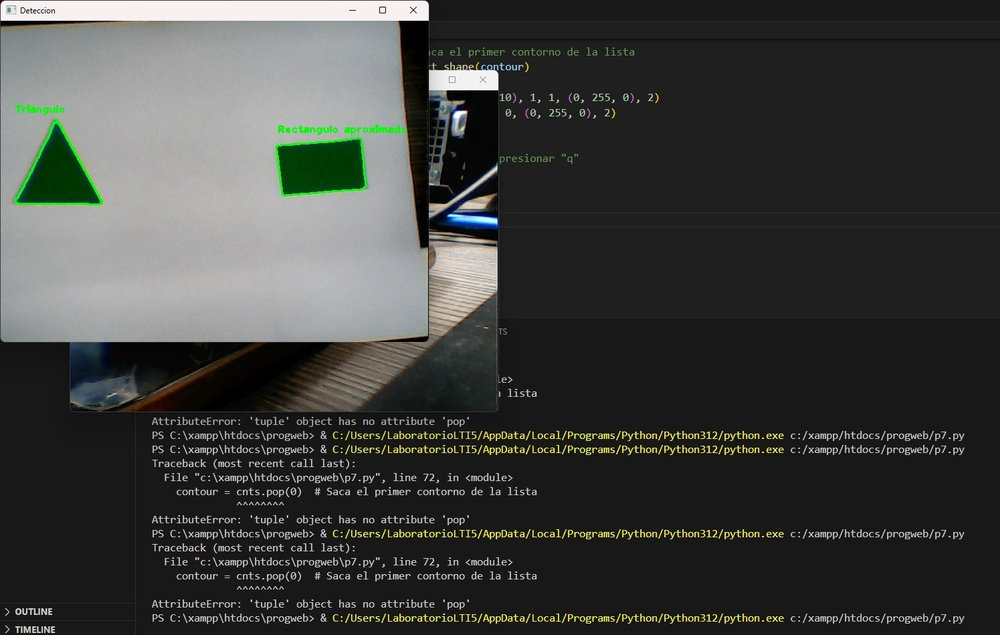
#> input picture 1.jpeg, 1000 x 635 px, shrunk from 1495 x 949 before the run, given in place of the camera
$ python p7.py
#> lines starting #> are read from the running program, lines starting #| are printed output that depends on the picture; after the words box and inside, x2 and y2 are one past the last pixel; in counts of white or black regions, pixels touching at a corner belong together
import cv2
import numpy as np

def detect_shape(contour):
    # Aproxima el contorno
    epsilon = 0.02 * cv2.arcLength(contour, True)
    approx = cv2.approxPolyDP(contour, epsilon, True)
    x, y, w, h = cv2.boundingRect(approx)

    # Calcula el área y perímetro del contorno
    area = cv2.contourArea(contour)
    perimeter = cv2.arcLength(contour, True)

    # Filtra figuras por tamaño mínimo
    if area < 500:  # Ajusta este valor según tu caso
        return None, (x, y, w, h)

    # Determina la forma basándose en los vértices y relaciones geométricas
    if len(approx) == 3:
        return 'Triangulo', (x, y, w, h)
    elif len(approx) == 4:
        aspect_ratio = float(w) / h
        if 0.8 <= aspect_ratio <= 1.2:
            return 'Cuadrado aproximado', (x, y, w, h)
        else:
            return 'Rectangulo aproximado', (x, y, w, h)
    elif 5 <= len(approx) <= 6:
        return 'Poligono (5-6 lados)', (x, y, w, h)
    elif len(approx) > 6:
        circularity = (4 * np.pi * area) / (perimeter ** 2)
        if 0.6 <= circularity <= 1.3:  # Tolerancia para formas circulares
            return 'Circulo aproximado', (x, y, w, h)
        else:
            return 'Elipse u otra forma redonda', (x, y, w, h)
    return 'Forma desconocida', (x, y, w, h)

# Inicia la captura de video desde la cámara
cap = cv2.VideoCapture(0)

while True:
    ret, frame = cap.read()  # Lee un fotograma de la cámara
#> frame is the input picture: shape (635, 1000, 3); mean B, G, R 62.2, 64.7, 63.2
    if not ret:
        print("Error: No se pudo capturar el video.")
        break

    # Suaviza la imagen para reducir el ruido
    blurred = cv2.GaussianBlur(frame, (5, 5), 0)
    gray = cv2.cvtColor(blurred, cv2.COLOR_BGR2GRAY)
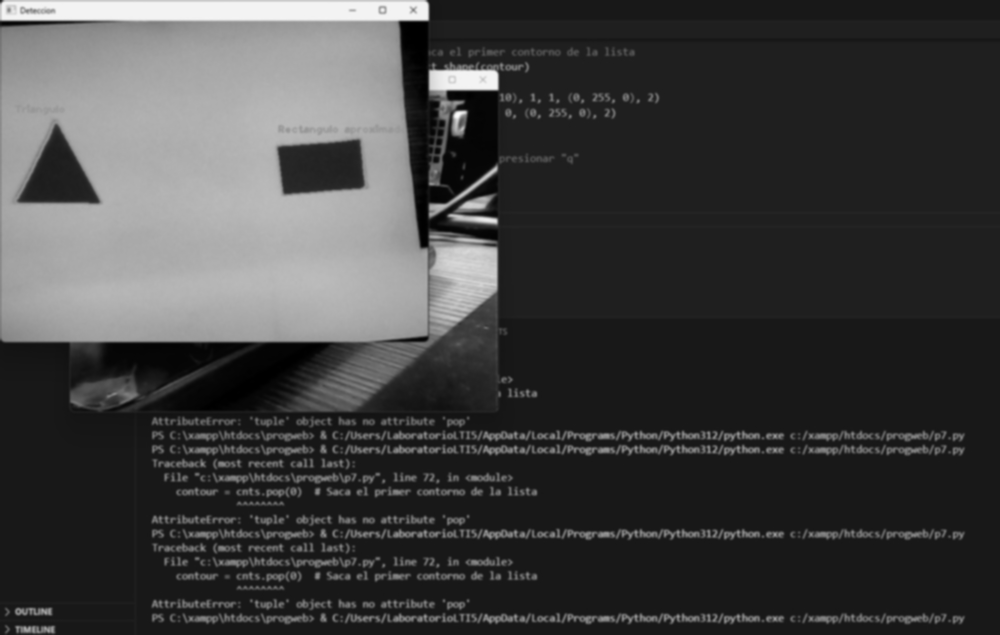
#> gray: shape (635, 1000); min 0, max 251, mean 64

    # Aplica el detector de bordes Canny
    canny = cv2.Canny(gray, 50, 150)
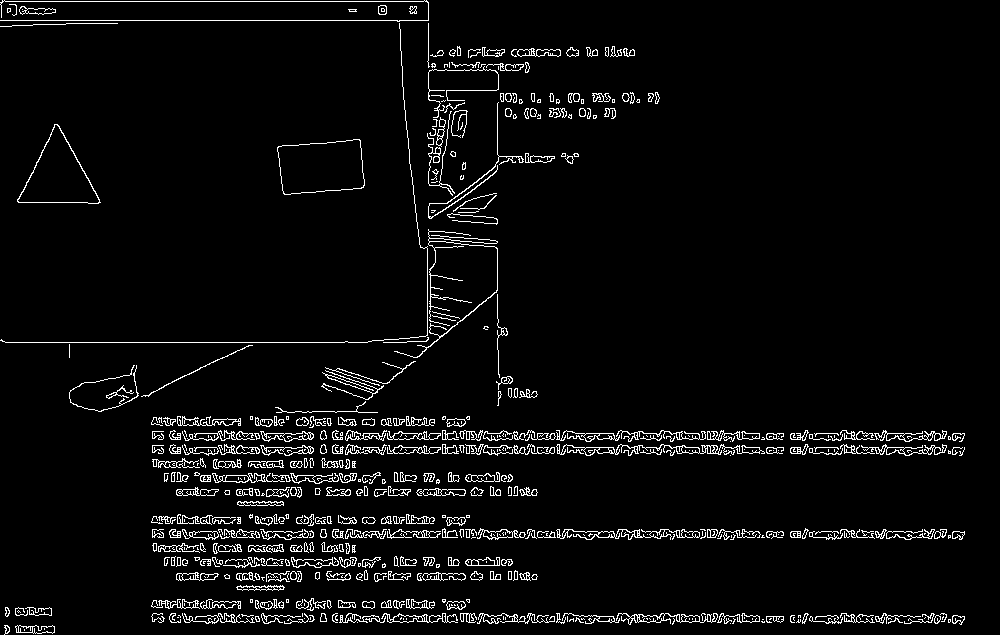
#> canny: shape (635, 1000); 4.3% white in thin lines or dots
    canny = cv2.dilate(canny, None, iterations=1)
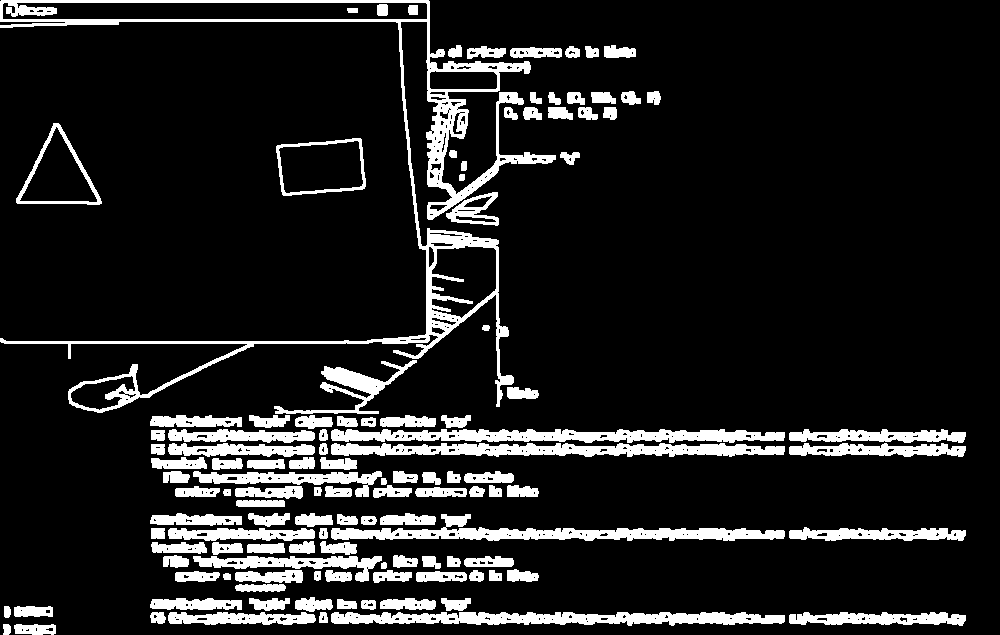
#> canny: shape (635, 1000); 12.6% white; 121 white regions, largest, box (x1, y1, x2, y2) and area: (0, 0, 556, 413) 15681, (331, 514, 785, 541) 4646, (331, 612, 785, 626) 4426
    canny = cv2.erode(canny, None, iterations=1)
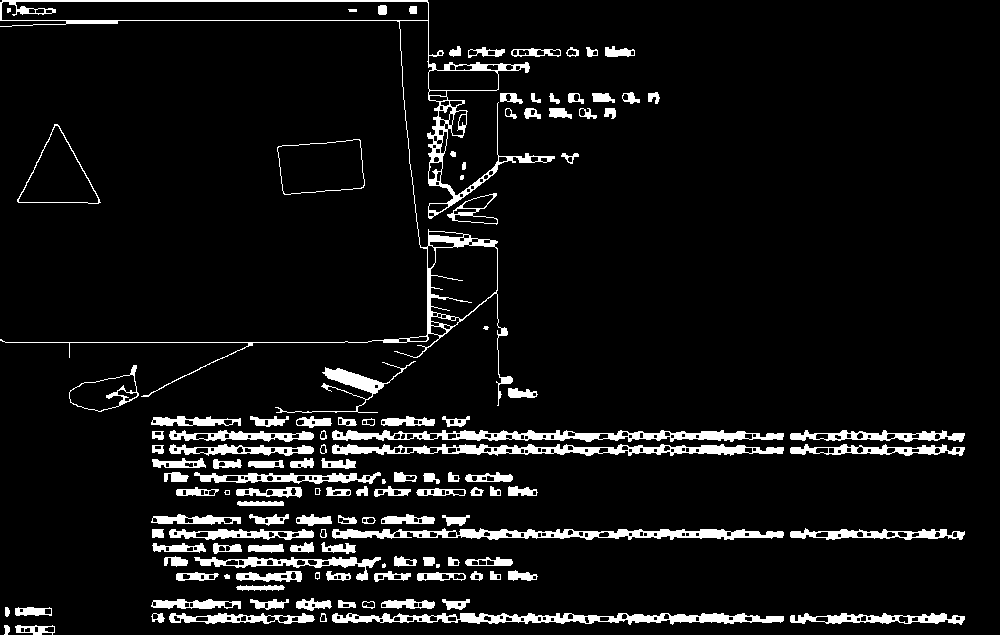
#> canny: shape (635, 1000); 7.4% white; 127 white regions (7 under 20 px)

    # Encuentra contornos
    cnts, _ = cv2.findContours(canny, cv2.RETR_EXTERNAL, cv2.CHAIN_APPROX_SIMPLE)
#> cnts = 123 contours, 8 with area under 20; largest, box (x1, y1, x2, y2) and area: (0, 0, 555, 406) 19491, (277, 139, 365, 195) 3968, (17, 124, 101, 204) 3374, (332, 444, 784, 456) 2814, (332, 613, 784, 625) 2806

    # Muestra el frame en tiempo real
    cv2.imshow('Presiona "Espacio" o "c"', frame)

    # Espera una tecla
    key = cv2.waitKey(1) & 0xFF
#> (key q is pressed here)

    if key == ord('c'):  # Detecta todas las figuras al presionar "c"
        for contour in cnts:
            shape, (x, y, w, h) = detect_shape(contour)
            if shape:
                cv2.putText(frame, shape, (x, y - 10), 1, 1, (0, 255, 0), 2)
                cv2.drawContours(frame, [contour], 0, (0, 255, 0), 2)
        cv2.imshow('Deteccion', frame)

    elif key == ord(' '):  # Detecta una figura a la vez al presionar la barra espaciadora
        if cnts:
            contour = cnts.pop(0)  # Saca el primer contorno de la lista
            shape, (x, y, w, h) = detect_shape(contour)
            if shape:
                cv2.putText(frame, shape, (x, y - 10), 1, 1, (0, 255, 0), 2)
                cv2.drawContours(frame, [contour], 0, (0, 255, 0), 2)
            cv2.imshow('Deteccion', frame)

    if key == ord('q'):  # Termina el programa al presionar "q"
        break

cap.release()
cv2.destroyAllWindows()

$ run again, on 40dabe2c-af21-40e7-a453-897604769090.jpg
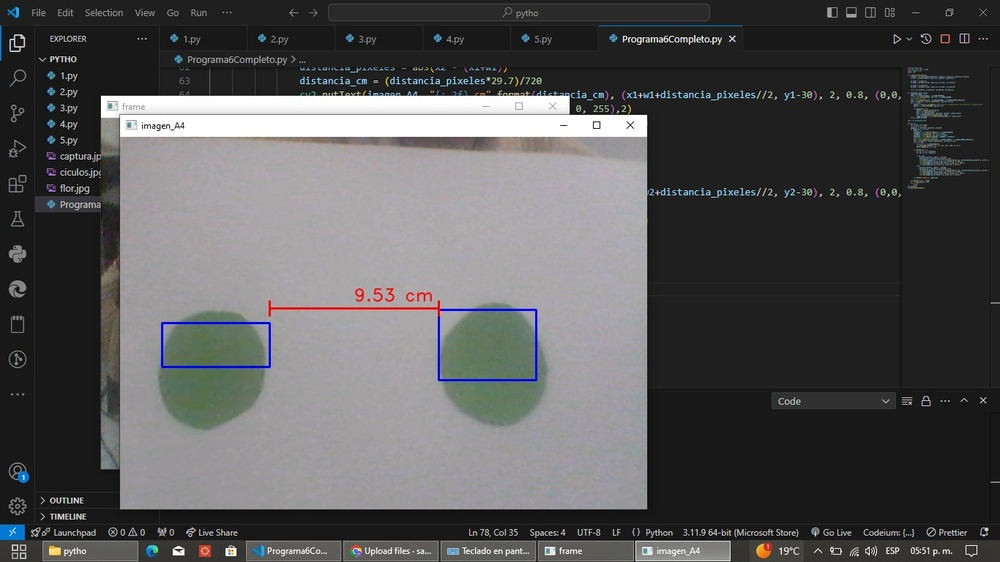
#> input picture 40dabe2c-af21-40e7-a453-897604769090.jpg, 1000 x 562 px, shrunk from 1366 x 768 before the run, given in place of the camera
#> frame is the input picture: shape (562, 1000, 3); mean B, G, R 86.7, 86.1, 86.1
#> `canny = cv2.Canny(gray, 50, 150)`:
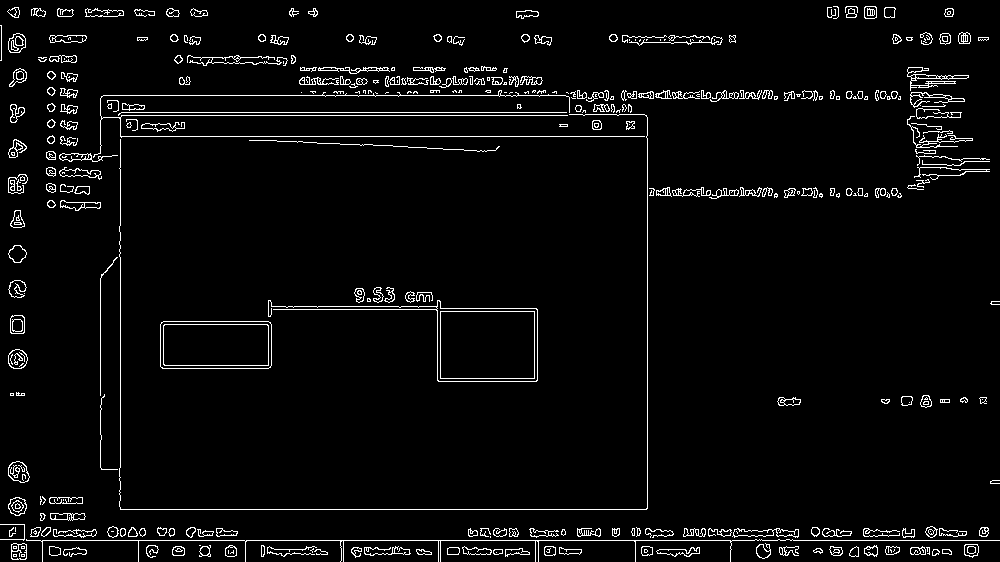
#> canny: shape (562, 1000); 3.9% white in thin lines or dots
#> `canny = cv2.erode(canny, None, iterations=1)`:
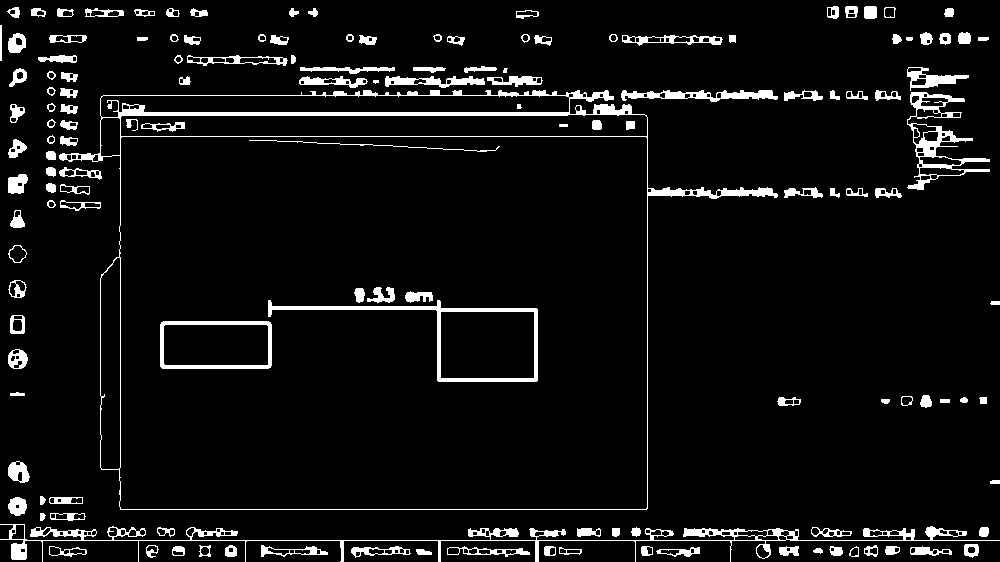
#> canny: shape (562, 1000); 6.1% white; 145 white regions (2 under 20 px)
#> cnts = 133 contours, 3 with area under 20; largest, box (x1, y1, x2, y2) and area: (59, 90, 778, 510) 224082, (0, 524, 1000, 562) 3824, (907, 92, 990, 190) 2892, (621, 90, 778, 102) 889, (907, 67, 969, 91) 617
